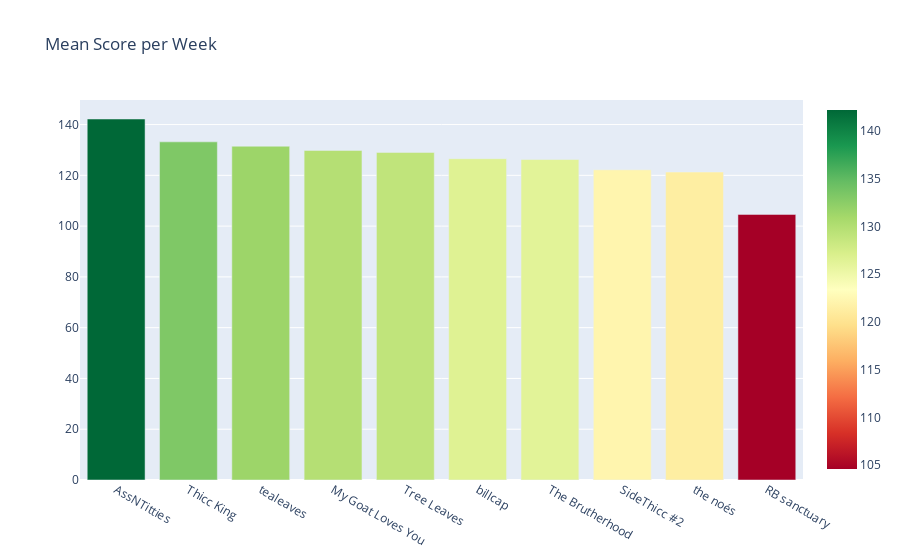

The notebook cell saved with this chart:
### Code cell
fig = go.Figure()

fig.add_trace(
    go.Bar(x=list(weekly_means.values()), y=list(weekly_means.keys()), 
           marker=dict(color=list(weekly_means.keys()), coloraxis="coloraxis"))
)

fig.update_layout(coloraxis=dict(colorscale=px.colors.diverging.RdYlGn), 
                  title="Mean Score per Week", 
                  showlegend=False, 
                  xaxis={'categoryorder':'total descending'},
                 )

fig.show()

### Figure 1 — Plotly figure (JSON) as saved in the notebook; plotly's stock layout.template omitted (floating-point values rounded to 4 significant figures)
{"data": [{"marker": {"color": [129.8, 104.6, 126.2, 129.0, 121.3, 142.2, 126.5, 133.2, 131.5, 122.2], "coloraxis": "coloraxis"}, "type": "bar", "x": ["My Goat Loves You", "RB sanctuary", "The Brutherhood", "Tree Leaves", "the noés", "AssNTitties", "billcap", "Thicc King", "tealeaves", "SideThicc #2"], "y": [129.8, 104.6, 126.2, 129.0, 121.3, 142.2, 126.5, 133.2, 131.5, 122.2]}], "layout": {"coloraxis": {"colorscale": [[0, "rgb(165,0,38)"], [0.1, "rgb(215,48,39)"], [0.2, "rgb(244,109,67)"], [0.3, "rgb(253,174,97)"], [0.4, "rgb(254,224,139)"], [0.5, "rgb(255,255,191)"], [0.6, "rgb(217,239,139)"], [0.7, "rgb(166,217,106)"], [0.8, "rgb(102,189,99)"], [0.9, "rgb(26,152,80)"], [1, "rgb(0,104,55)"]]}, "showlegend": false, "title": {"text": "Mean Score per Week"}, "xaxis": {"categoryorder": "total descending"}}}
